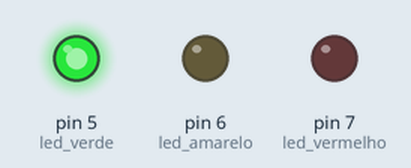
Recording of a sketch running on a simulated Arduino Uno, built with avr-gcc and run on an emulated ATmega328P. Shown: output pins drawn as LEDs (lit = HIGH).

Above: at 0.1 s.
At 10.1 s:
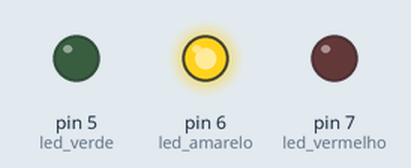
At 96.1 s:
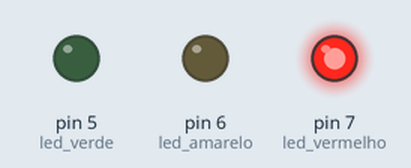
Timing chart, 0 to 97.6 s (numbered marks = the images above):
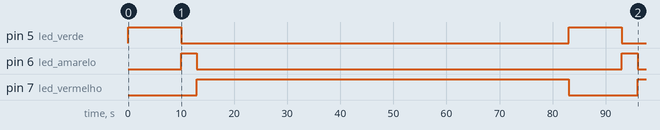

Measured:
- by itself, pin 5 (led_verde): HIGH → LOW at 10.0 s, → HIGH 73.0 s later, → LOW 10.0 s later
- by itself, pin 6 (led_amarelo): alternates HIGH for 3.0 s and LOW for 80.0 s
- by itself, pin 7 (led_vermelho): LOW → HIGH at 13.0 s, → LOW 70.0 s later, → HIGH 13.0 s later

The sketch:

semaforo.ino
```cpp
/*
Projeto: Semáforo com Três Leds
Programador: Francisco José Dos Santos
Data: 13/02/2025
versão 1.0
*/

#define led_verde 5     // Associação da porta digital 5 do Arduino ao LED físico verde
#define led_amarelo 6   // Associação da porta digital 6 do Arduino ao LED físico amarelo
#define led_vermelho 7  // Associação da porta digital 7 do Arduino ao LED físico vermelho

// Definição das variáveis
int tempo_vermelho = 7000; // Tempo do LED vermelho (7 segundos)

void setup() {
  pinMode(led_verde, OUTPUT);
  pinMode(led_amarelo, OUTPUT);
  pinMode(led_vermelho, OUTPUT);

  digitalWrite(led_verde, HIGH);  // Acende o LED verde inicialmente
}

void loop() {
  delay(10000);  // Tempo do LED verde (10 segundos)

  digitalWrite(led_verde, LOW);  // Apaga o LED verde
  digitalWrite(led_amarelo, HIGH);  // Acende o LED amarelo
  delay(3000);  // Tempo do LED amarelo (3 segundos)

  digitalWrite(led_amarelo, LOW);  // Apaga o LED amarelo
  digitalWrite(led_vermelho, HIGH);  // Acende o LED vermelho
  delay(70000);  // Tempo do LED vermelho (7 segundos)

  digitalWrite(led_vermelho, LOW);  // Apaga o LED vermelho
  digitalWrite(led_verde, HIGH);  // Acende novamente o LED verde
}
```
